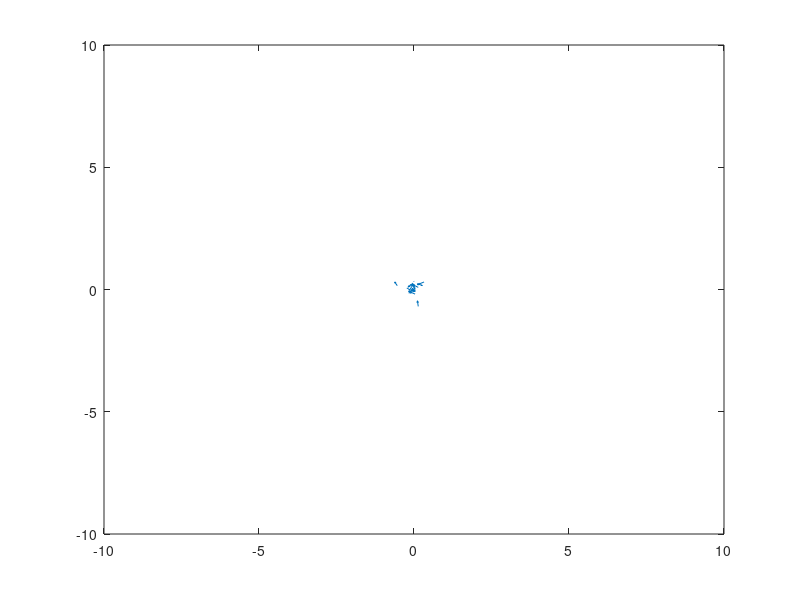

Reproduce this figure in MATLAB.
clear;
%%%%%%%%% particle swarm optimization / n dimension space %%%%%%%%%%%%%%
F = @(x) (x(1,:).^2+x(2,:).^2);  % non-given function definition or the unknown system equation 
%%%%%%%%%%%%%%%%%%%%%%%%%%%%%%%%%%%%%%%%%%%%%%%%%%%%%%%%%%%%%%%%%%%%%%%%
nD = 2; %space dimension 
ULx = [-10, 10; % Dim limits
        -10, 10];
S = 5; %Space number of one dim / uniform distribution
w=0.5; % avearaging weight
phiP = 0.3; % inertial best cognitive coefficient
phiG = 0.3; % total goal cognitive coefficient
conf = 0.3; % termination confidence

P=[]; % particle positions
V=[]; % particle velocities

for i=1:nD
  toS = (ULx(i,2)-ULx(i,1))/(S+1); %space precision
  xRange = linspace(ULx(i,1)+toS, ULx(i,2)-toS, S);
  xSpace = repmat(xRange,power(S,(i-1)),1); % sub-dims repeat
  xSpace = reshape(repmat(xSpace,1,power(S,(nD-i))),1,[]); %master dims repeat
  
  %same things for velocities / vels are also multidimensional vectors
  xVelRange = linspace(-abs(ULx(i,2)-ULx(i,1)), abs(ULx(i,2)-ULx(i,1)), S);
  xVel = repmat(xVelRange,power(S,(i-1)),1);
  xVel = reshape(repmat(xVel,1,power(S,(nD-i))),1,[]);
  
  P = [P; xSpace]; % initial positions
  V = [V; xVel];
endfor  


S*=S; % hereafter total number will be used
BP = P; %initialization best known position 
[valG G] = max(F(P),[],2);

loss = 1;
while (loss > conf)
  loss = 0;
  for i=1:S
    for n=1:nD
      rg = rand(1);
      rp = rand(1);
      V(n,i) = w*V(n,i) + phiP*rp*(BP(n,i)-P(n,i)) + phiG*rg*(P(n,G)-P(n,i));    
    endfor
    P(:,i) = P(:,i)+V(:,i);
    
    solBP = F(BP(:,i));
    solP = F(P(:,i));
    soll(1,i) = solP;
    loss = loss + solBP;  
    if (solP<solBP)
      BP(:,i) = P(:,i);
    endif
    if (solBP<valG)
      valG = solBP;
      G = i;
    endif
  endfor
  loss = tanh(loss/S)
  
  quiver(P(1,:),P(2,:),V(1,:),V(2,:));
  xlim([-10,10]);
  ylim([-10,10]);
 
  %b = waitforbuttonpress ();
  pause(0.1);
endwhile
